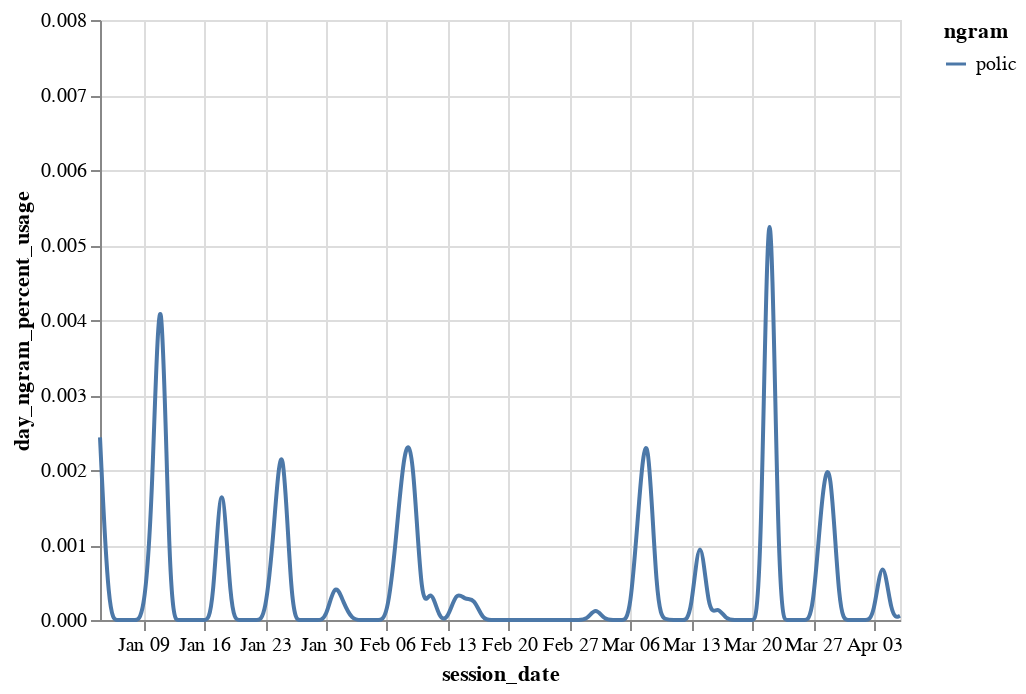

Source (notebook cell):
### Markdown cell above
If we want to clean this up and prepare the data specifically for plotting we can import and use a function to do just that.

This function will stem the provided ngram of interest (similar `strict=True` behavior if you don't want stemmed grams), add missing dates from the found date range in provided DataFrame and set the percent usage for those dates to 0.

Additionally it will subset the data to just the columns we need for plotting.

### Code cell
alt.Chart(prepped_police_data).mark_line(interpolate="basis").encode(
    x="session_date:T",
    y="day_ngram_percent_usage:Q",
    color="ngram:N",
)

### Figure 1 — Vega-Lite specification as saved in the notebook (floating-point values rounded to 4 significant figures)
{"config": {"view": {"continuousWidth": 400, "continuousHeight": 300}}, "data": {"name": "data-f65db8dd60d89c6b19c9f98946f7e533"}, "mark": {"type": "line", "interpolate": "basis"}, "encoding": {"color": {"field": "ngram", "type": "nominal"}, "x": {"field": "session_date", "type": "temporal"}, "y": {"field": "day_ngram_percent_usage", "type": "quantitative"}}, "$schema": "https://vega.github.io/schema/vega-lite/v4.17.0.json", "datasets": {"data-f65db8dd60d89c6b19c9f98946f7e533": [{"ngram": "polic", "session_date": "2022-01-04T00:00:00", "day_ngram_percent_usage": 0.002435}, {"ngram": "polic", "session_date": "2022-01-05T00:00:00", "day_ngram_percent_usage": 0.0}, {"ngram": "polic", "session_date": "2022-01-06T00:00:00", "day_ngram_percent_usage": 0.0}, {"ngram": "polic", "session_date": "2022-01-07T00:00:00", "day_ngram_percent_usage": 0.0}, {"ngram": "polic", "session_date": "2022-01-08T00:00:00", "day_ngram_percent_usage": 0.0}, {"ngram": "polic", "session_date": "2022-01-09T00:00:00", "day_ngram_percent_usage": 0.0}, {"ngram": "polic", "session_date": "2022-01-10T00:00:00", "day_ngram_percent_usage": 0.001392}, {"ngram": "polic", "session_date": "2022-01-11T00:00:00", "day_ngram_percent_usage": 0.005733}, {"ngram": "polic", "session_date": "2022-01-12T00:00:00", "day_ngram_percent_usage": 0.0}, {"ngram": "polic", "session_date": "2022-01-13T00:00:00", "day_ngram_percent_usage": 0.0}, {"ngram": "polic", "session_date": "2022-01-14T00:00:00", "day_ngram_percent_usage": 0.0}, {"ngram": "polic", "session_date": "2022-01-15T00:00:00", "day_ngram_percent_usage": 0.0}, {"ngram": "polic", "session_date": "2022-01-16T00:00:00", "day_ngram_percent_usage": 0.0}, {"ngram": "polic", "session_date": "2022-01-17T00:00:00", "day_ngram_percent_usage": 0.0}, {"ngram": "polic", "session_date": "2022-01-18T00:00:00", "day_ngram_percent_usage": 0.002454}, {"ngram": "polic", "session_date": "2022-01-19T00:00:00", "day_ngram_percent_usage": 0.0}, {"ngram": "polic", "session_date": "2022-01-20T00:00:00", "day_ngram_percent_usage": 0.0}, {"ngram": "polic", "session_date": "2022-01-21T00:00:00", "day_ngram_percent_usage": 0.0}, {"ngram": "polic", "session_date": "2022-01-22T00:00:00", "day_ngram_percent_usage": 0.0}, {"ngram": "polic", "session_date": "2022-01-23T00:00:00", "day_ngram_percent_usage": 0.0}, {"ngram": "polic", "session_date": "2022-01-24T00:00:00", "day_ngram_percent_usage": 0.001173}, {"ngram": "polic", "session_date": "2022-01-25T00:00:00", "day_ngram_percent_usage": 0.002859}, {"ngram": "polic", "session_date": "2022-01-26T00:00:00", "day_ngram_percent_usage": 0.0}, {"ngram": "polic", "session_date": "2022-01-27T00:00:00", "day_ngram_percent_usage": 0.0}, {"ngram": "polic", "session_date": "2022-01-28T00:00:00", "day_ngram_percent_usage": 0.0}, {"ngram": "polic", "session_date": "2022-01-29T00:00:00", "day_ngram_percent_usage": 0.0}, {"ngram": "polic", "session_date": "2022-01-30T00:00:00", "day_ngram_percent_usage": 0.0}, {"ngram": "polic", "session_date": "2022-01-31T00:00:00", "day_ngram_percent_usage": 0.000542}, {"ngram": "polic", "session_date": "2022-02-01T00:00:00", "day_ngram_percent_usage": 0.0002274}, {"ngram": "polic", "session_date": "2022-02-02T00:00:00", "day_ngram_percent_usage": 0.0}, {"ngram": "polic", "session_date": "2022-02-03T00:00:00", "day_ngram_percent_usage": 0.0}, {"ngram": "polic", "session_date": "2022-02-04T00:00:00", "day_ngram_percent_usage": 0.0}, {"ngram": "polic", "session_date": "2022-02-05T00:00:00", "day_ngram_percent_usage": 0.0}, {"ngram": "polic", "session_date": "2022-02-06T00:00:00", "day_ngram_percent_usage": 0.0}, {"ngram": "polic", "session_date": "2022-02-07T00:00:00", "day_ngram_percent_usage": 0.0009869}, {"ngram": "polic", "session_date": "2022-02-08T00:00:00", "day_ngram_percent_usage": 0.002384}, {"ngram": "polic", "session_date": "2022-02-09T00:00:00", "day_ngram_percent_usage": 0.002364}, {"ngram": "polic", "session_date": "2022-02-10T00:00:00", "day_ngram_percent_usage": 0.0}, {"ngram": "polic", "session_date": "2022-02-11T00:00:00", "day_ngram_percent_usage": 0.0004882}, {"ngram": "polic", "session_date": "2022-02-12T00:00:00", "day_ngram_percent_usage": 0.0}, {"ngram": "polic", "session_date": "2022-02-13T00:00:00", "day_ngram_percent_usage": 0.0}, {"ngram": "polic", "session_date": "2022-02-14T00:00:00", "day_ngram_percent_usage": 0.0004054}, {"ngram": "polic", "session_date": "2022-02-15T00:00:00", "day_ngram_percent_usage": 0.0002563}, {"ngram": "polic", "session_date": "2022-02-16T00:00:00", "day_ngram_percent_usage": 0.0003047}, {"ngram": "polic", "session_date": "2022-02-17T00:00:00", "day_ngram_percent_usage": 0.0}, {"ngram": "polic", "session_date": "2022-02-18T00:00:00", "day_ngram_percent_usage": 0.0}, {"ngram": "polic", "session_date": "2022-02-19T00:00:00", "day_ngram_percent_usage": 0.0}, {"ngram": "polic", "session_date": "2022-02-20T00:00:00", "day_ngram_percent_usage": 0.0}, {"ngram": "polic", "session_date": "2022-02-21T00:00:00", "day_ngram_percent_usage": 0.0}, {"ngram": "polic", "session_date": "2022-02-22T00:00:00", "day_ngram_percent_usage": 0.0}, {"ngram": "polic", "session_date": "2022-02-23T00:00:00", "day_ngram_percent_usage": 0.0}, {"ngram": "polic", "session_date": "2022-02-24T00:00:00", "day_ngram_percent_usage": 0.0}, {"ngram": "polic", "session_date": "2022-02-25T00:00:00", "day_ngram_percent_usage": 0.0}, {"ngram": "polic", "session_date": "2022-02-26T00:00:00", "day_ngram_percent_usage": 0.0}, {"ngram": "polic", "session_date": "2022-02-27T00:00:00", "day_ngram_percent_usage": 0.0}, {"ngram": "polic", "session_date": "2022-02-28T00:00:00", "day_ngram_percent_usage": 0.0}, {"ngram": "polic", "session_date": "2022-03-01T00:00:00", "day_ngram_percent_usage": 0.0}, {"ngram": "polic", "session_date": "2022-03-02T00:00:00", "day_ngram_percent_usage": 0.0001783}, {"ngram": "polic", "session_date": "2022-03-03T00:00:00", "day_ngram_percent_usage": 0.0}, {"ngram": "polic", "session_date": "2022-03-04T00:00:00", "day_ngram_percent_usage": 0.0}, {"ngram": "polic", "session_date": "2022-03-05T00:00:00", "day_ngram_percent_usage": 0.0}, {"ngram": "polic", "session_date": "2022-03-06T00:00:00", "day_ngram_percent_usage": 0.0}, {"ngram": "polic", "session_date": "2022-03-07T00:00:00", "day_ngram_percent_usage": 0.001645}, {"ngram": "polic", "session_date": "2022-03-08T00:00:00", "day_ngram_percent_usage": 0.002882}, {"ngram": "polic", "session_date": "2022-03-09T00:00:00", "day_ngram_percent_usage": 0.0001003}, {"ngram": "polic", "session_date": "2022-03-10T00:00:00", "day_ngram_percent_usage": 0.0}, {"ngram": "polic", "session_date": "2022-03-11T00:00:00", "day_ngram_percent_usage": 0.0}, {"ngram": "polic", "session_date": "2022-03-12T00:00:00", "day_ngram_percent_usage": 0.0}, {"ngram": "polic", "session_date": "2022-03-13T00:00:00", "day_ngram_percent_usage": 0.0}, {"ngram": "polic", "session_date": "2022-03-14T00:00:00", "day_ngram_percent_usage": 0.001409}, {"ngram": "polic", "session_date": "2022-03-15T00:00:00", "day_ngram_percent_usage": 0.0}, {"ngram": "polic", "session_date": "2022-03-16T00:00:00", "day_ngram_percent_usage": 0.0002023}, {"ngram": "polic", "session_date": "2022-03-17T00:00:00", "day_ngram_percent_usage": 0.0}, {"ngram": "polic", "session_date": "2022-03-18T00:00:00", "day_ngram_percent_usage": 0.0}, {"ngram": "polic", "session_date": "2022-03-19T00:00:00", "day_ngram_percent_usage": 0.0}, {"ngram": "polic", "session_date": "2022-03-20T00:00:00", "day_ngram_percent_usage": 0.0}, {"ngram": "polic", "session_date": "2022-03-21T00:00:00", "day_ngram_percent_usage": 0.0}, {"ngram": "polic", "session_date": "2022-03-22T00:00:00", "day_ngram_percent_usage": 0.007859}, {"ngram": "polic", "session_date": "2022-03-23T00:00:00", "day_ngram_percent_usage": 0.0}, {"ngram": "polic", "session_date": "2022-03-24T00:00:00", "day_ngram_percent_usage": 0.0}, {"ngram": "polic", "session_date": "2022-03-25T00:00:00", "day_ngram_percent_usage": 0.0}, {"ngram": "polic", "session_date": "2022-03-26T00:00:00", "day_ngram_percent_usage": 0.0}, {"ngram": "polic", "session_date": "2022-03-27T00:00:00", "day_ngram_percent_usage": 0.0}, {"ngram": "polic", "session_date": "2022-03-28T00:00:00", "day_ngram_percent_usage": 0.001709}, {"ngram": "polic", "session_date": "2022-03-29T00:00:00", "day_ngram_percent_usage": 0.002332}, {"ngram": "polic", "session_date": "2022-03-30T00:00:00", "day_ngram_percent_usage": 0.0}, {"ngram": "polic", "session_date": "2022-03-31T00:00:00", "day_ngram_percent_usage": 0.0}, {"ngram": "polic", "session_date": "2022-04-01T00:00:00", "day_ngram_percent_usage": 0.0}, {"ngram": "polic", "session_date": "2022-04-02T00:00:00", "day_ngram_percent_usage": 0.0}, {"ngram": "polic", "session_date": "2022-04-03T00:00:00", "day_ngram_percent_usage": 0.0}, {"ngram": "polic", "session_date": "2022-04-04T00:00:00", "day_ngram_percent_usage": 0.001012}, {"ngram": "polic", "session_date": "2022-04-05T00:00:00", "day_ngram_percent_usage": 0.0}, {"ngram": "polic", "session_date": "2022-04-06T00:00:00", "day_ngram_percent_usage": 5.706e-05}]}}
